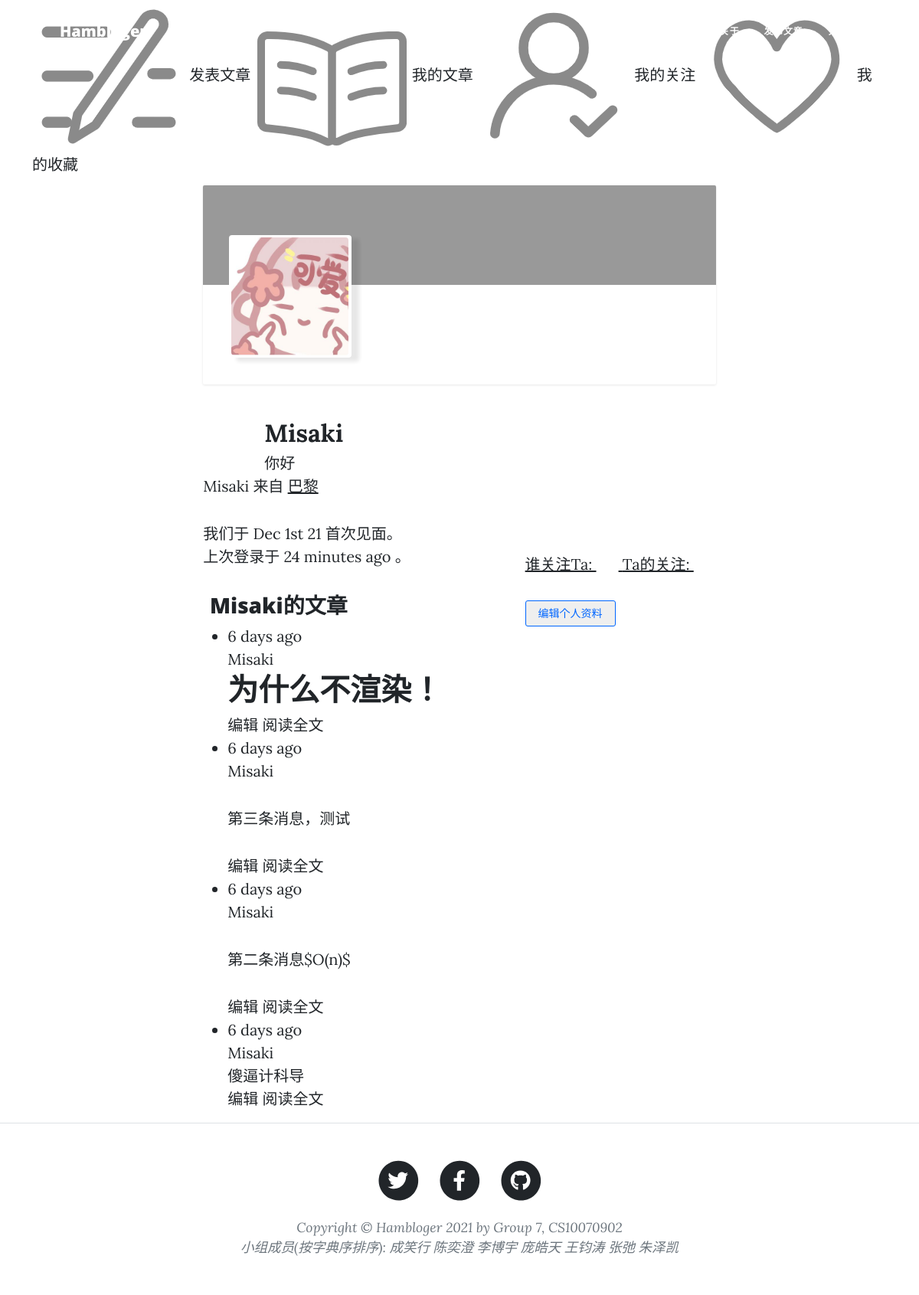
Before: /user/Misaki (signed in) with the older database file.
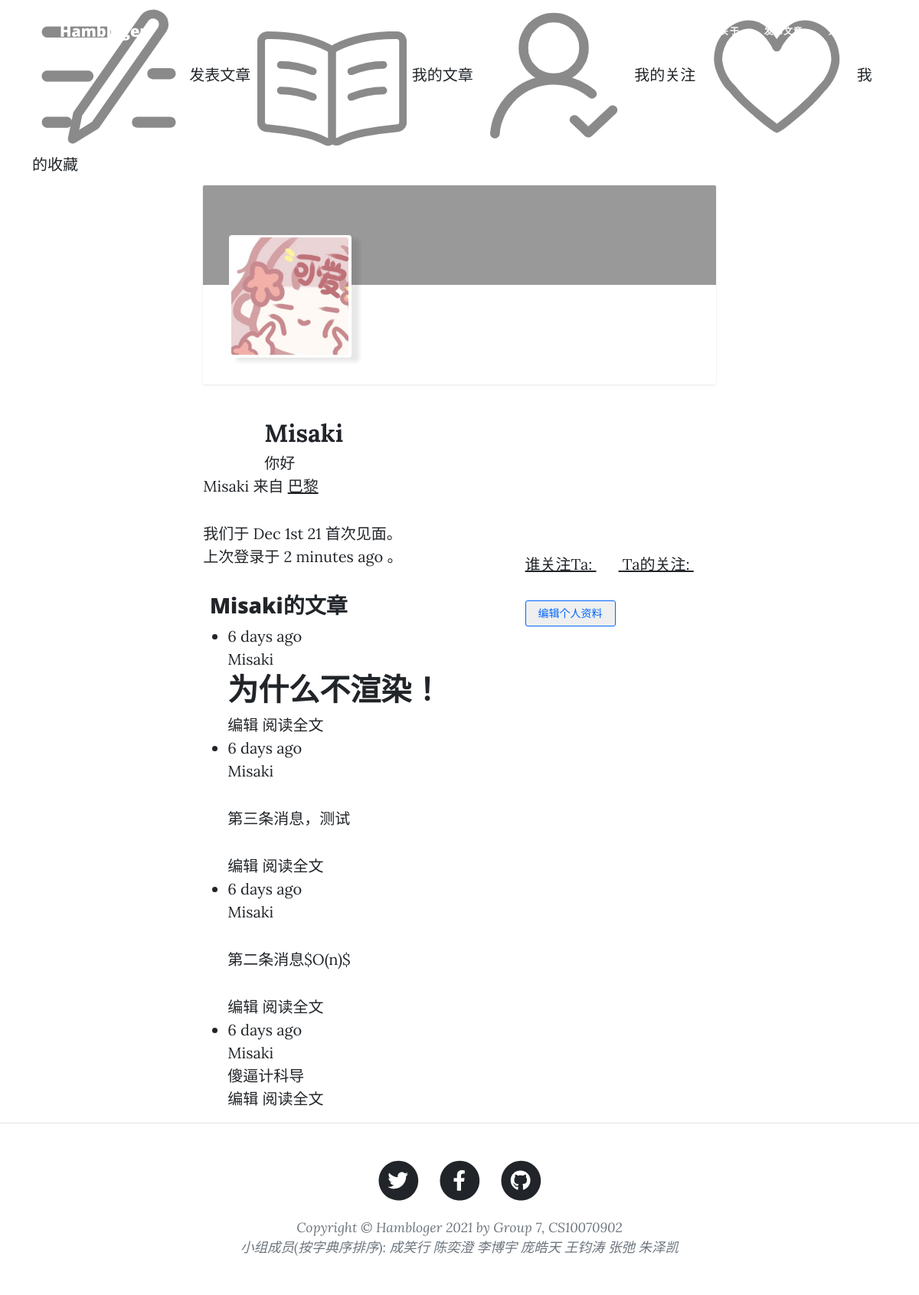
After: the same page with the newer database file.
### app/models.py (models this page shows, shortened)
class User(UserMixin, db.Model):
    __tablename__ = 'users'
    id = db.Column(db.Integer, primary_key=True)
    email = db.Column(db.String(64), unique=True, index=True)
    username = db.Column(db.String(64), unique=True, index=True)
    role_id = db.Column(db.Integer, db.ForeignKey('roles.id'))  # 每一个用户只能有一个角色
    password_hash = db.Column(db.String(128))
    confirmed = db.Column(db.Boolean, default=True)
    name = db.Column(db.String(64))
    location = db.Column(db.String(64))
    about_me = db.Column(db.Text())
    member_since = db.Column(db.DateTime(), default=datetime.utcnow)
    last_seen = db.Column(db.DateTime(), default=datetime.utcnow)
    posts = db.relationship('Post', backref='author', lazy='dynamic')
    followed = db.relationship('Follow',
                               foreign_keys=[Follow.follower_id],
                               backref=db.backref('follower', lazy='joined'),
                               lazy='dynamic',
                               cascade='all, delete-orphan')
    followers = db.relationship('Follow',
                                foreign_keys=[Follow.followed_id],
                                backref=db.backref('followed', lazy='joined'),
                                lazy='dynamic',
                                cascade='all, delete-orphan')
    @property
    def password(self):
        raise AttributeError("Password is not a readable attribute")
    def can(self, perm):
        return self.role is not None and self.role.has_permission(perm)
    def is_administrator(self):
        return self.can(Permission.ADMIN)
    def ping(self):
        self.last_seen = datetime.utcnow()
        db.session.add(self)
        db.session.commit()

class Post(db.Model):
    __tablename__ = 'posts'
    id = db.Column(db.Integer, primary_key=True)
    body = db.Column(db.Text)
    body_html = db.Column(db.Text)
    timestamp = db.Column(db.DateTime, index=True, default=datetime.utcnow)
    author_id = db.Column(db.Integer, db.ForeignKey('users.id'))

### app/main/views.py (the view)
@main.route('/user/<username>')
def user(username):
    user = User.query.filter_by(username=username).first()
    if user is None:
        abort(404)
    posts = user.posts.order_by(Post.timestamp.desc()).all()
    return render_template('user.html', user=user, posts=posts)

### app/auth/views.py (called while the page is built)
@auth.before_app_request
def before_request():
    if current_user.is_authenticated:
        current_user.ping()
        if not current_user.confirmed and request.endpoint \
                and request.blueprint != 'auth' and request.endpoint != 'static':
            return redirect(url_for('auth.unconfirmed'))

### app/main/__init__.py (called while the page is built)
@main.app_context_processor
def inject_permissions():
    return dict(Permission=Permission)

### app/models.py (called while the page is built)
@login_manager.user_loader
def load_user(user_id):
    return User.query.get(int(user_id))

    def has_permission(self, perm):
        return self.permissions & perm == perm  # 使用位运算检查特定权限

### app/templates/user.html (shortened to what this page needs)
{% extends "base.html" %}
{% block head %}
<link href="{{ url_for('static',filename='css/user.css') }}" rel="stylesheet">
{% endblock %}
{% block page_content %}
<div class="page-container">
    <div class="user-container">
        <div class="user-cover-container">
        </div>
        <div class="user-profile-container">
            <div class="user-mask-container">
                <div class="user-mask">
                    <img src="{{url_for('static', filename='mask/test-1.jpeg')}}" class="user-mask-img">
                </div>
            </div>
            <div class="user-information-container">
                <div class="username-container">
                    <span class="username"> {{ user.name }} </span>
                </div>
                <div class="about_me-container">
                    {% if user.about_me %}<span class="about_me">{{ user.about_me }}</span>{% endif %}
                </div>
            </div>
            <div class="user-operation-container">
                <p>
                    <a href="{{ url_for('.followers', username=user.username) }}">
                        谁关注Ta: <span class="badge">{{ user.followers.count() - 1 }}</span>
                    </a>
                    <a href="{{ url_for('.followed_by', username=user.username) }}">
                        Ta的关注: <span class="badge">{{ user.followed.count() - 1 }}</span>
                    </a>
                </p>
                <p>
                    {% if user == current_user %}
                    <a href="{{ url_for('.edit_profile') }}">
                        <button type="button" class="edit-profile-button">
                            <span>编辑个人资料</span>
                        </button>
                    </a>
                    {% endif %}
                </p>
            </div>
        </div>
    </div>
    {% if user.name or user.location %}
    <p>
        {% if user.name %} {{ user.name }} {% endif %}
        {% if user.location %} 来自
        <a href="https://maps.google.com/?q={{ user.location }}">
            {{ user.location }}
        </a> {% endif %}
    </p>
    {% endif %}
    <p>
        我们于 {{ moment(user.member_since).format('MMM Do YY') }} 首次见面。<br> 上次登录于 {{ moment(user.last_seen).fromNow() }} 。
    </p>
</div>
<h3>
    <div align="center">{{ user.username }}的文章</div>
</h3>
{% include '_posts.html' %} {% endblock %}

### app/templates/base.html (shortened to what this page needs)
<!DOCTYPE html>
<html lang="en">
<head>
    <link href="{{ url_for('static', filename='css/styles.css') }}" rel="stylesheet"/>
    {% block head %}
    {% endblock %}
</head>
<body>
<nav class="navbar navbar-expand-lg navbar-light" id="mainNav">
    <div class="container px-4 px-lg-5">
        <a class="navbar-brand" href="index.html">Hambloger</a>
        <div class="collapse navbar-collapse" id="navbarResponsive">
            <ul class="navbar-nav ms-auto py-4 py-lg-0">
                <li class="nav-item"><a class="nav-link px-lg-3 py-3 py-lg-4" href="about.html">关于</a></li>
                <li class="nav-item"><a class="nav-link px-lg-3 py-3 py-lg-4" href="post.html">发布文章</a></li>
                <li class="nav-item"><a class="nav-link px-lg-3 py-3 py-lg-4" href="contact.html">关注</a></li>
            </ul>
        </div>
    </div>
</nav>
<div class="container">
    <div class="main">
        {% if current_user.is_authenticated %}
        <div class="main-left-container">
            <div class="sidebar">
                <a class="sidebar-box" href="/">
                    <img src="{{ url_for('static', filename='icons/sidebar-write.png') }} " class="sidebar-img">
                    <span>发表文章</span>
                </a>
                <a class="sidebar-box" href="/">
                    <img src="{{ url_for('static', filename='icons/sidebar-paper.png') }}" class="sidebar-img">
                    <span>我的文章</span>
                </a>
                <a class="sidebar-box" href="/">
                    <img src="{{ url_for('static', filename='icons/sidebar-follow.png') }}" class="sidebar-img">
                    <span>我的关注</span>
                </a>
                <a class="sidebar-box" href="/">
                    <img src="{{ url_for('static', filename='icons/sidebar-like.png') }}" class="sidebar-img">
                    <span>我的收藏</span>
                </a>
            </div>
        </div>
        {% endif %}
        <div class="main-middle-container">
            {% block page_content %}
            {% endblock %}
        </div>
    </div>
</div>
<footer class="border-top">
    <div class="container px-4 px-lg-5">
        <div class="row gx-4 gx-lg-5 justify-content-center">
            <div class="col-md-10 col-lg-8 col-xl-7">
                <ul class="list-inline text-center">
                    <li class="list-inline-item">
                        <a href="#!">
                                    <span class="fa-stack fa-lg">
                                        <i class="fas fa-circle fa-stack-2x"></i>
                                        <i class="fab fa-twitter fa-stack-1x fa-inverse"></i>
                                    </span>
                        </a>
                    </li>
                    <li class="list-inline-item">
                        <a href="#!">
                                    <span class="fa-stack fa-lg">
                                        <i class="fas fa-circle fa-stack-2x"></i>
                                        <i class="fab fa-facebook-f fa-stack-1x fa-inverse"></i>
                                    </span>
                        </a>
                    </li>
                    <li class="list-inline-item">
                        <a href="#!">
                                    <span class="fa-stack fa-lg">
                                        <i class="fas fa-circle fa-stack-2x"></i>
                                        <i class="fab fa-github fa-stack-1x fa-inverse"></i>
                                    </span>
                        </a>
                    </li>
                </ul>
                <div class="small text-center text-muted fst-italic">Copyright &copy; Hambloger 2021 by Group 7,
                    CS10070902
                </div>
                <div class="small text-center text-muted fst-italic">小组成员(按字典序排序): 成笑行 陈奕澄 李博宇 庞皓天 王钧涛 张弛 朱泽凯</div>
            </div>
        </div>
    </div>
</footer>
</body>
</html>

### app/templates/_posts.html (shortened to what this page needs)
{% block head %}
    <link href="{{ url_for('static',filename='css/post.css') }}" rel="stylesheet">
{% endblock %}
<ul class='posts'>
    {% for post in posts %}
    <li class='post'>
        <div class="post-content">
            <div class="post-date">{{ moment(post.timestamp).fromNow() }}</div>
            <div class="post-author">
                <a href="{{ url_for('.user', username=post.author.username) }}">
                    {{ post.author.username }}
                </a>
            </div>
            <div class="post-body">
                {% if post.body_html %}
                    {{ post.body_html | safe }}
                {% else %}
                    {{ post.body }}
                {% endif %}
            </div>
            <div class="post-footer">
                {% if current_user == post.author %}
                <a href="{{ url_for('.edit', id=post.id) }}">
                    <span class="label label-primary">编辑</span>
                </a>
                {% endif %}
                <a href="{{ url_for('.post', id=post.id) }}">
                    <span class="label label-default">阅读全文</span>
                </a>
            </div>
        </div>
    </li>
    {% endfor %}
</ul>

### app/static/css/user.css (style rules this page uses)
.page-container { display: block; margin-left: 20%; margin-right: 20%; width: 60%; }
.user-container { display: block; background-color: rgb(255, 255, 255); margin-top: 12px; height: 260px; box-shadow: 0 1px 3px rgba(18, 18, 18, .1); border-radius: 2px; }
.user-cover-container { background-color: rgb(153, 153, 153); border-top-left-radius: 2px; border-top-right-radius: 2px; height: 50%; }
.user-profile-container { height: 50%; border-bottom-left-radius: 2px; border-bottom-right-radius: 2px; }
.user-mask-container { float: left; position: relative; top: -50%; left: 5%; width: 160px; height: 160px; }
.user-mask { background-color: rgb(255, 255, 255); width: 160px; height: 160px; box-shadow: 10px 5px 5px rgba(18, 18, 18, .1); border-radius: 4px; }
.user-mask-img { margin: 2%; width: 96%; height: 96%; border-radius: 4px; }
.user-information-container { float: left; margin-top: 10px; margin-left: 80px; width: 650px; }
.username { font-size: 32px; font-weight: 900; }
.about_me-container { height: 30px; overflow: hidden; }
.about_me { font-size: 20px; font-weight: 400; }
.user-operation-container { margin-top: 70px; float: right; }
.user-operation-container button { margin-right: 40px; padding: 0 16px; font-size: 14px; line-height: 32px; text-align: center; cursor: pointer; border: 1px solid; border-radius: 3px; }
.edit-profile-button { color: #06f; border-color: #06f; }

### app/static/css/post.css (style rules this page uses)
.posts { margin-left: 20%; width: 60%; }

Changed rows visible on the page:
changed User "Misaki": last_seen "24 minutes ago" → "2 minutes ago"
